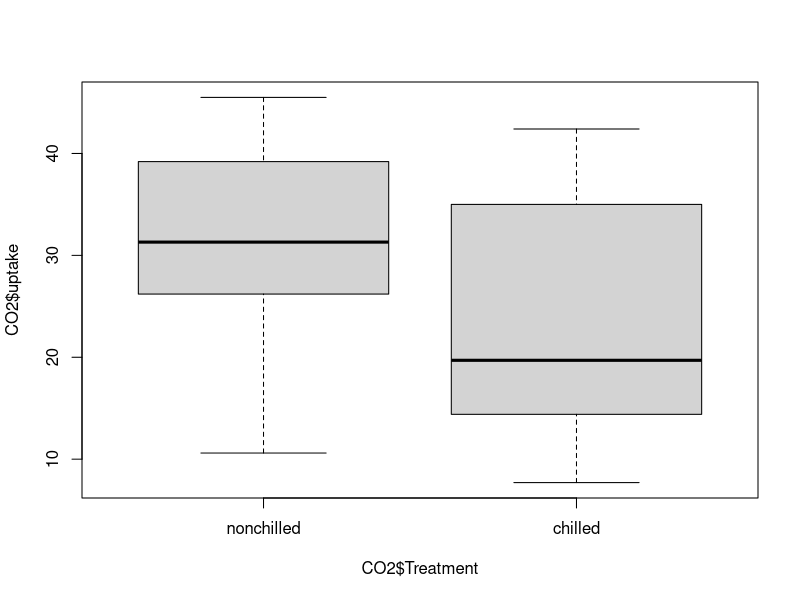
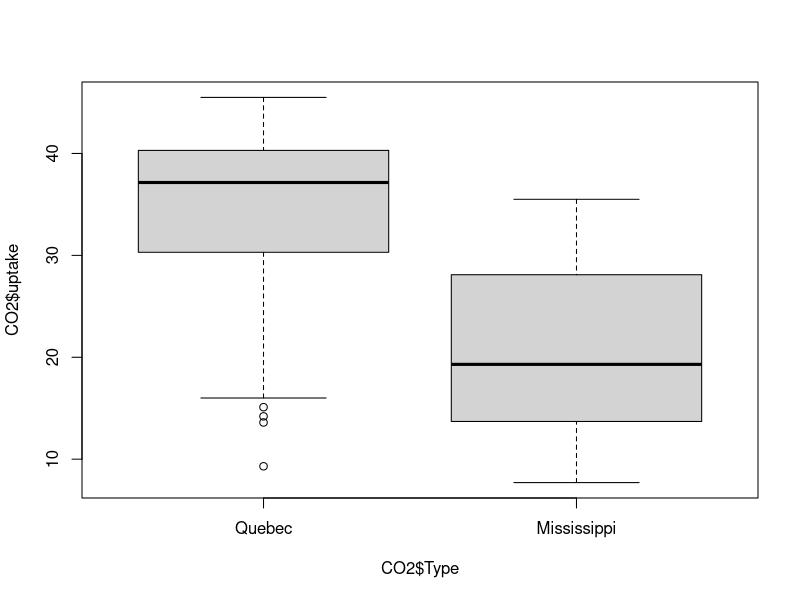
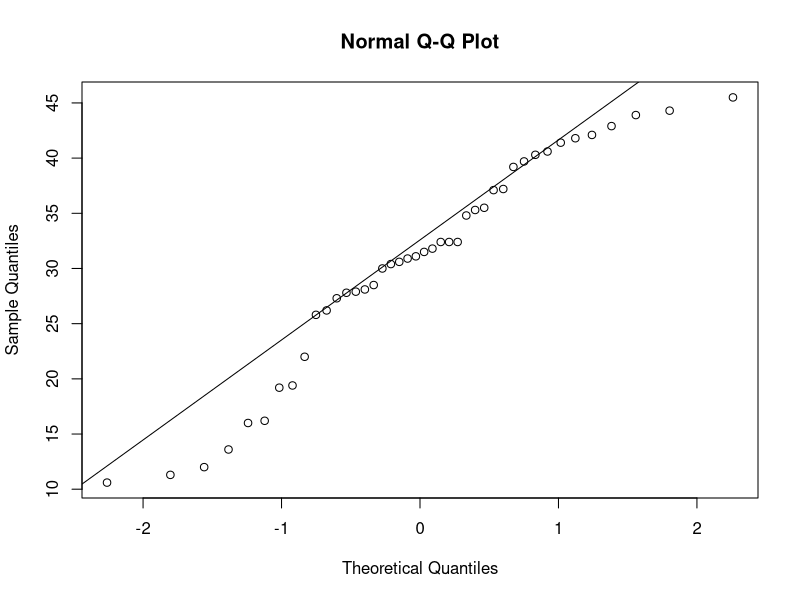
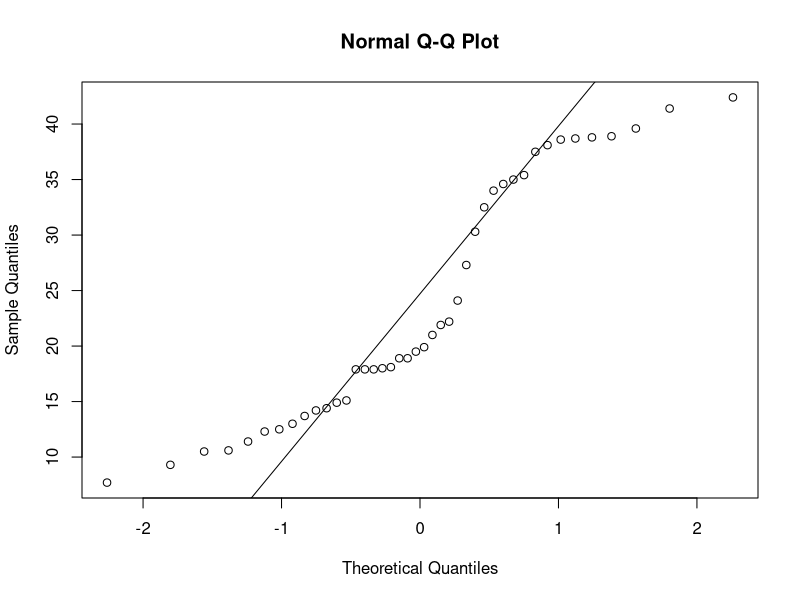
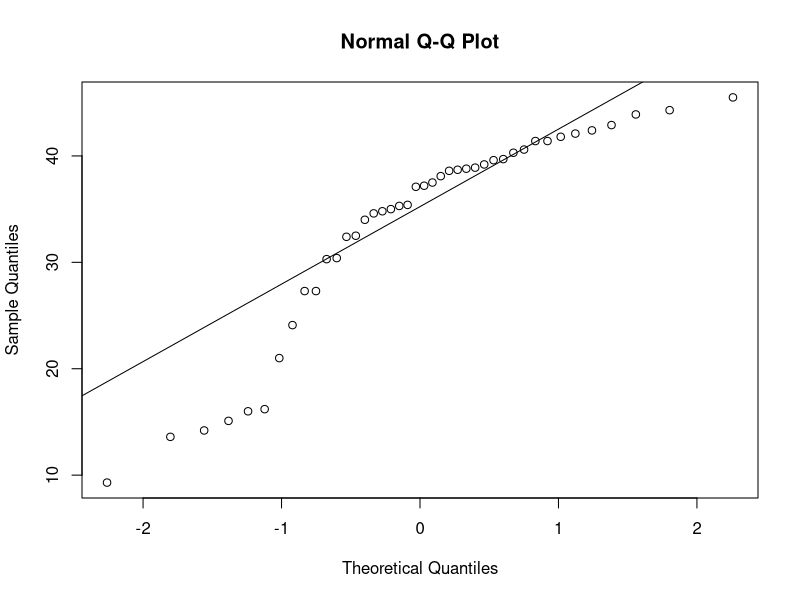
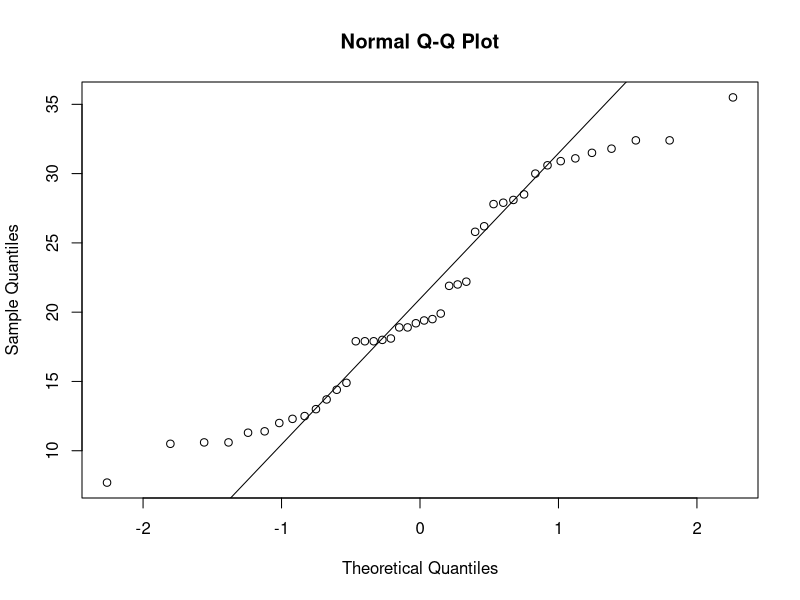

These figures' R source, in order:
boxplot(CO2$uptake ~ CO2$Treatment)
boxplot(CO2$uptake ~ CO2$Type)

# Ambos pasan el test de varianza
var.test(CO2$uptake ~ CO2$Treatment, conf.level = 0.95)
var.test(CO2$uptake ~ CO2$Type, conf.level = 0.95)

# No pasan el test de normalidad
comprueba_normalidad <- function(data) {
  for (t in levels(data)) {
    print(t)
    print(shapiro.test(CO2[data == t,5]))
    qqnorm(CO2[data == t,5])
    qqline(CO2[data == t,5])
  }
}
comprueba_normalidad(CO2$Treatment)
comprueba_normalidad(CO2$Type)
